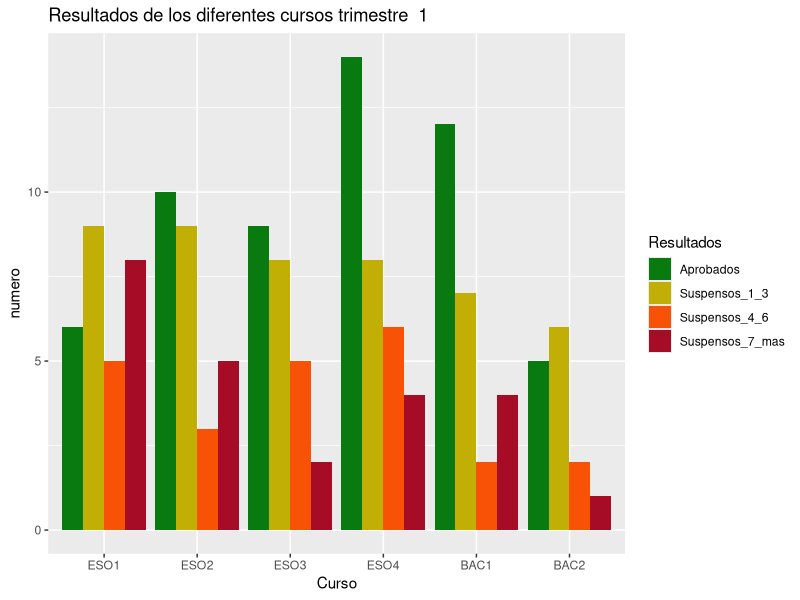
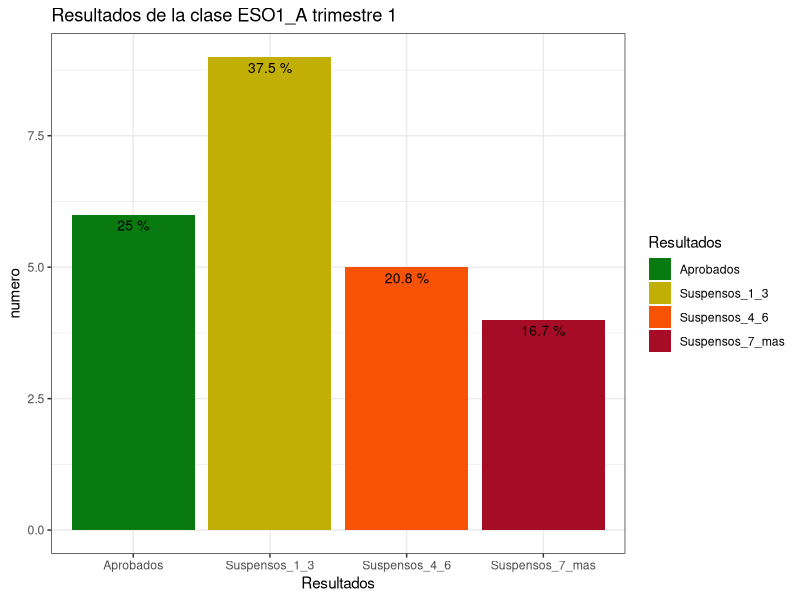
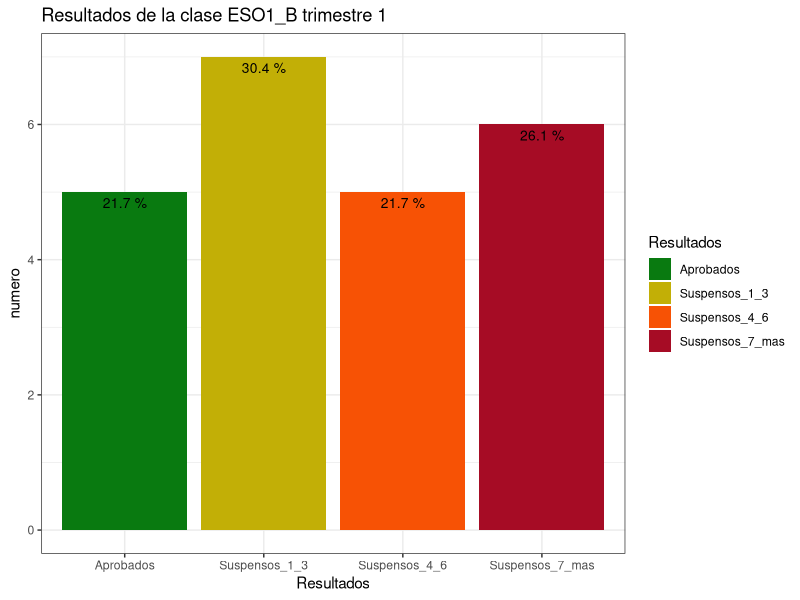
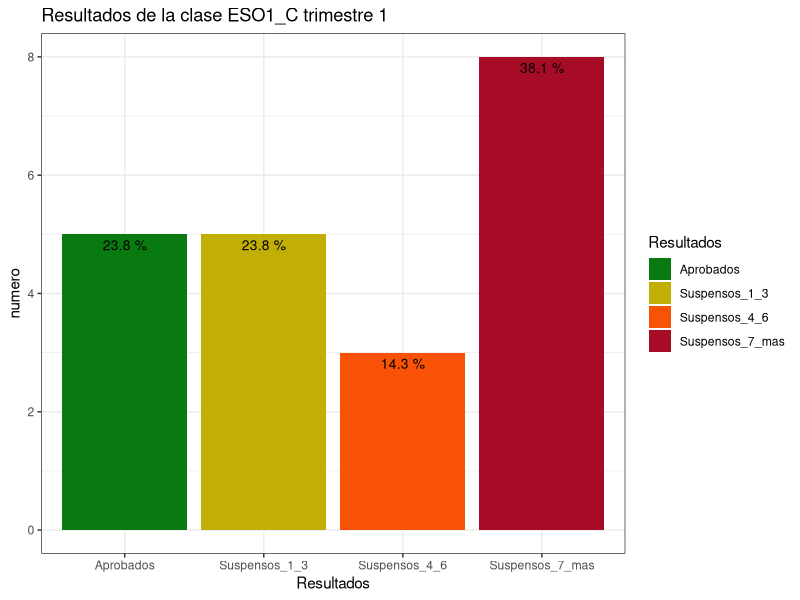
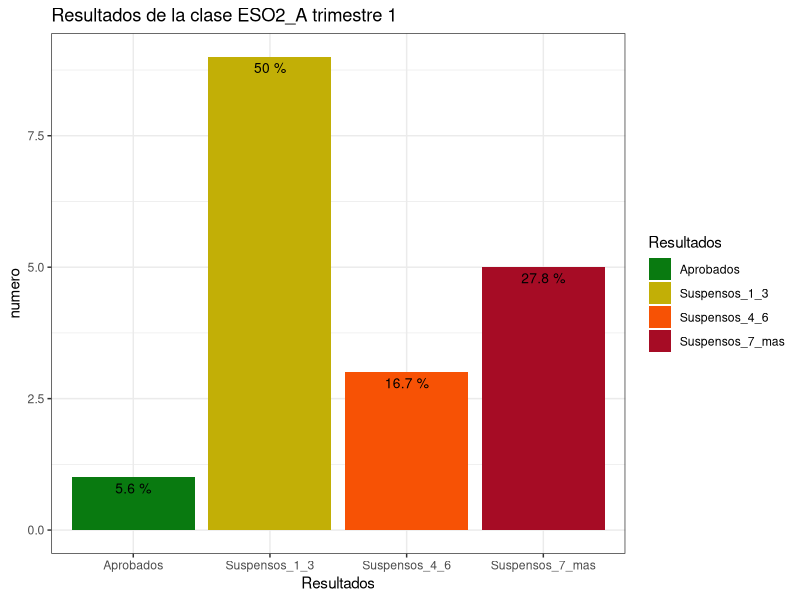
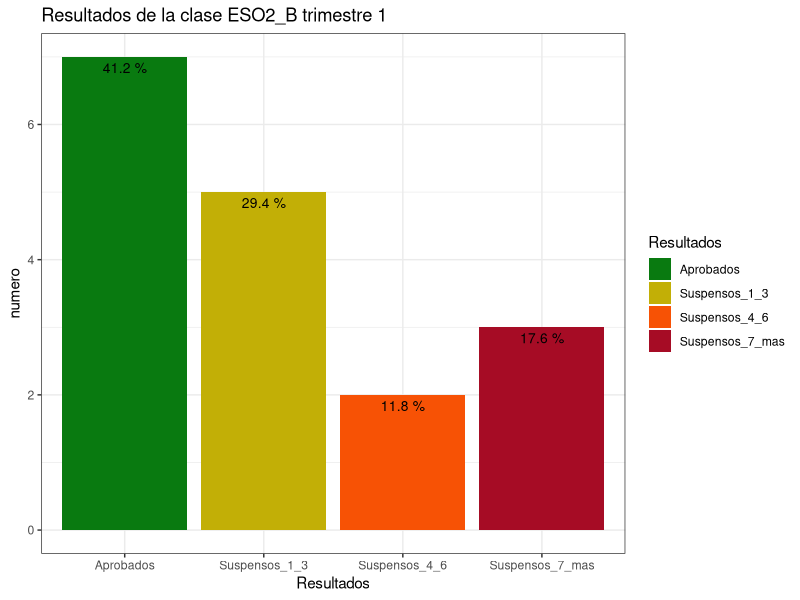
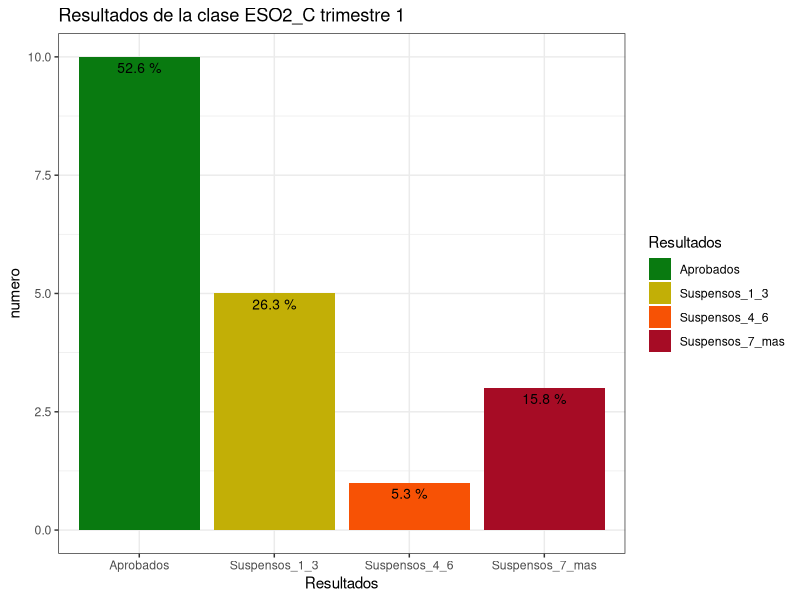
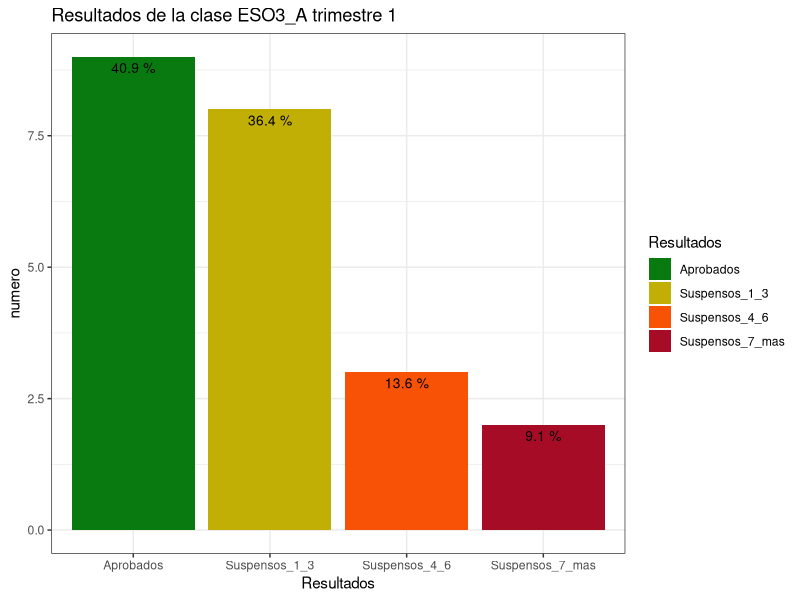

The R source for these figures, in order: (Note: this script raises an error after producing the figures.)
library(tidyr)
library(readxl)
library(tidyverse)
library(dplyr)
library(ggplot2)
library(plyr)
rm(list=ls())
#Importamos los datos
datos<-read.csv2("CLASES_ESO_BAC.csv",header=T)
datos<-datos[,2:8]
datos$Clase<-as.factor(datos$Clase)
datos$Trimestre<-as.factor(datos$Trimestre)
#Ordenamos los niveles de clase
datos$Clase<-factor(datos$Clase,levels=levels(datos$Clase)[c(3:13,1:2)])
datos$Curso<-as.factor(substr(datos$Clase,1,4))
datos$Curso<-factor(datos$Curso,levels=levels(datos$Curso)[c(3:6,1:2)])
datos1<-pivot_longer(datos,cols = 2:5,names_to = "Resultados",values_to = "numero")
datos1$Resultados<-as.factor(datos1$Resultados)
#Numero de suspensos por case y categorías (Global)
colores<-c("#097a10","#c2af06","#f75205","#a60c25")
#datos2<-datos%>%dplyr::group_by(Curso,Trimestre)%>%summarise(N_alumnos=sum(N_alumnos),Aprobados=sum(Aprobados),
 #               Suspensos_1_3=sum(Suspensos_1_3),Suspensos_4_6=sum(Suspensos_4_6),Suspensos_7_mas=sum(Suspensos_7_mas))
#datos2<-pivot_longer(datos2,cols = 4:7,names_to = "Resultados",values_to = "numero")
#Graficamos los cursos por trimestres
for(i in unique(datos1$Trimestre)){
  datos<-dplyr::filter(datos1,Trimestre==i)
  grafica<-ggplot(data=datos,aes(x=Curso,y=numero,fill=Resultados))+geom_bar(stat="identity",position=position_dodge())+
    theme_grey()+labs(title=paste("Resultados de los diferentes cursos trimestre ",i))+scale_fill_manual(values=colores)
  print(grafica)
}

#Creamos diagramas de barras por trimestres y clases. Separamos por niveles educativos
#Para los Cursos de ESO
for(j in unique(datos1$Trimestre)){
  dato<-filter(datos1,Trimestre==j)
  dato<-dato[grep("^ESO",datos1$Curso),]
  for(i in unique(dato$Clase)){
    dato1<-dplyr::filter(dato,Clase==i)
    fig<-ggplot(dato1,aes(x=Resultados,y=numero,fill=Resultados))+
      geom_bar(stat="identity",position=position_dodge())+geom_text(aes(label=paste(round((numero/N_alumnos)*100,1),"%")),vjust=1.6,color="black",size=3.5)+
      theme_bw()+labs(title=paste("Resultados de la clase",i,"trimestre",j))+scale_fill_manual(values=colores)
    
    print(fig)
    #ggsave(fig,file=paste(resultado,j,i,".jpeg",sep=""),height=11,width=18,dpi=180)
  }
}

#Para los Cursos de BAC
for(j in unique(datos1$Trimestre)){
  dato<-filter(datos1,Trimestre==j)
  dato<-dato[grep("^BAC",datos1$Curso),]
  for(i in unique(dato$Clase)){
    dato1<-dplyr::filter(dato,Clase==i)
    fig<-ggplot(dato1,aes(x=Resultados,y=numero,fill=Resultados))+
      geom_bar(stat="identity",position=position_dodge())+geom_text(aes(label=paste(round((numero/N_alumnos)*100,1),"%")),vjust=1.6,color="black",size=3.5)+
      theme_bw()+labs(title=paste("Resultados de la clase",i,"trimestre",j))+scale_fill_manual(values=colores)
    
    print(fig)
    #ggsave(fig,file=paste(resultado,j,i,".jpeg",sep=""),height=11,width=18,dpi=180)
  }
}
# Realizamos as gráficas de barras para cada trimestre e cada unha das clases agrupadas por niveis

## Resultados para as clases de ESO
for(j in unique(datos1$Clase)){
  dato<-dplyr::filter(datos1,Clase==j & numero>0)
  dato<-dato[grep("^ESO",dato$Curso),]
  dato_sort<-arrange(dato,Trimestre)
  dato_cumsum<-ddply(dato_sort,.(Trimestre),transform,label_ypos=rev(cumsum(rev(numero))))
  fig<-ggplot(dato_cumsum,aes(x=Trimestre,y=numero,group=Resultados),ylim(0,N_alumnos))+
    geom_bar(aes(fill=Resultados),stat="identity")+theme_bw()+labs(title=paste("Resultados da clase",j))+scale_fill_manual(values=colores)+
    geom_text(aes(y=label_ypos,label=numero),vjust=1.6,color="black",size=3.5)
  print(fig)
}

## Resultados para as clases de BAC
for(j in unique(datos1$Clase)){
  dato<-filter(datos1,Clase==j & numero>0)
  dato<-dato[grep("^BAC",dato$Curso),]
  dato_sort<-arrange(dato,Trimestre)
  dato_cumsum<-ddply(dato_sort,.(Trimestre),transform,label_ypos=rev(cumsum(rev(numero))))
  fig<-ggplot(dato_cumsum,aes(x=Trimestre,y=numero,group=Resultados),ylim(0,N_alumnos))+
    geom_bar(aes(fill=Resultados),stat="identity")+theme_bw()+labs(title=paste("Resultados da clase",j))+scale_fill_manual(values=colores)+
    geom_text(aes(y=label_ypos,label=numero),vjust=1.6,color="black",size=3.5)
  print(fig)
}









#Para los Cursos de INFOFI E PEIEST

#Importamos los datos
datos<-read.csv2("CLASES_INFOFI_PEIEST.csv",header=T)
datos<-datos[,2:7]
datos$Clase<-as.factor(datos$Clase)
datos$Trimestre<-as.factor(datos$Trimestre)
#Ordenamos los niveles de clase
datos$Clase<-factor(datos$Clase)
datos$Curso<-as.factor(substr(datos$Clase,1,7))
datos$Curso<-factor(datos$Curso)
datos1<-pivot_longer(datos,cols = 2:4,names_to = "Resultados",values_to = "numero")
datos1$Resultados<-as.factor(datos1$Resultados)
#Numero de suspensos por case y categorías (Global)
colores<-c("#097a10","#c2af06","#f75205","#a60c25")
#Graficamos los cursos por trimestres
for(i in unique(datos1$Trimestre)){
  datos<-dplyr::filter(datos1,Trimestre==i)
  grafica<-ggplot(data=datos,aes(x=Curso,y=numero,fill=Resultados))+geom_bar(stat="identity",position=position_dodge())+
    theme_grey()+labs(title=paste("Resultados de los diferentes cursos trimestre ",i))+scale_fill_manual(values=colores)
  print(grafica)
}
#GRAFICAMOS POR CLASE PARA INFOFI
for(j in unique(datos1$Trimestre)){
  dato<-filter(datos1,Trimestre==j)
  dato<-dato[grep("^INF",datos1$Curso),]
  for(i in unique(dato$Clase)){
    dato1<-dplyr::filter(dato,Clase==i)
    fig<-ggplot(dato1,aes(x=Resultados,y=numero,fill=Resultados))+
      geom_bar(stat="identity",position=position_dodge())+geom_text(aes(label=paste(round((numero/N_alumnos)*100,1),"%")),vjust=1.6,color="black",size=3.5)+
      theme_bw()+labs(title=paste("Resultados de la clase",i,"trimestre",j))+scale_fill_manual(values=colores)
    
    print(fig)
    #ggsave(fig,file=paste(resultado,j,i,".jpeg",sep=""),height=11,width=18,dpi=180)
  }
}

#GRAFICAMOS POR CLASE PARA PEIEST
for(j in unique(datos1$Trimestre)){
  dato<-filter(datos1,Trimestre==j)
  dato<-dato[grep("^PEI",datos1$Curso),]
  for(i in unique(dato$Clase)){
    dato1<-dplyr::filter(dato,Clase==i)
    fig<-ggplot(dato1,aes(x=Resultados,y=numero,fill=Resultados))+
      geom_bar(stat="identity",position=position_dodge())+geom_text(aes(label=paste(round((numero/N_alumnos)*100,1),"%")),vjust=1.6,color="black",size=3.5)+
      theme_bw()+labs(title=paste("Resultados de la clase",i,"trimestre",j))+scale_fill_manual(values=colores)
    
    print(fig)
    #ggsave(fig,file=paste(resultado,j,i,".jpeg",sep=""),height=11,width=18,dpi=180)
  }
}

#Generamos diagrama de barras por trimestre para cada clase

for(j in unique(datos1$Clase)){
  dato<-filter(datos1,Clase==j & numero>0)
  dato_sort<-arrange(dato,Trimestre)
  dato_cumsum<-ddply(dato_sort,.(Trimestre),transform,label_ypos=rev(cumsum(rev(numero))))
  fig<-ggplot(dato_cumsum,aes(x=Trimestre,y=numero,group=Resultados),ylim(0,N_alumnos))+
    geom_bar(aes(fill=Resultados),stat="identity")+theme_bw()+labs(title=paste("Resultados de la clase",j))+scale_fill_manual(values=colores)+
    geom_text(aes(y=label_ypos,label=numero),vjust=1.6,color="black",size=3.5)
    
    
    print(fig)
}
  



